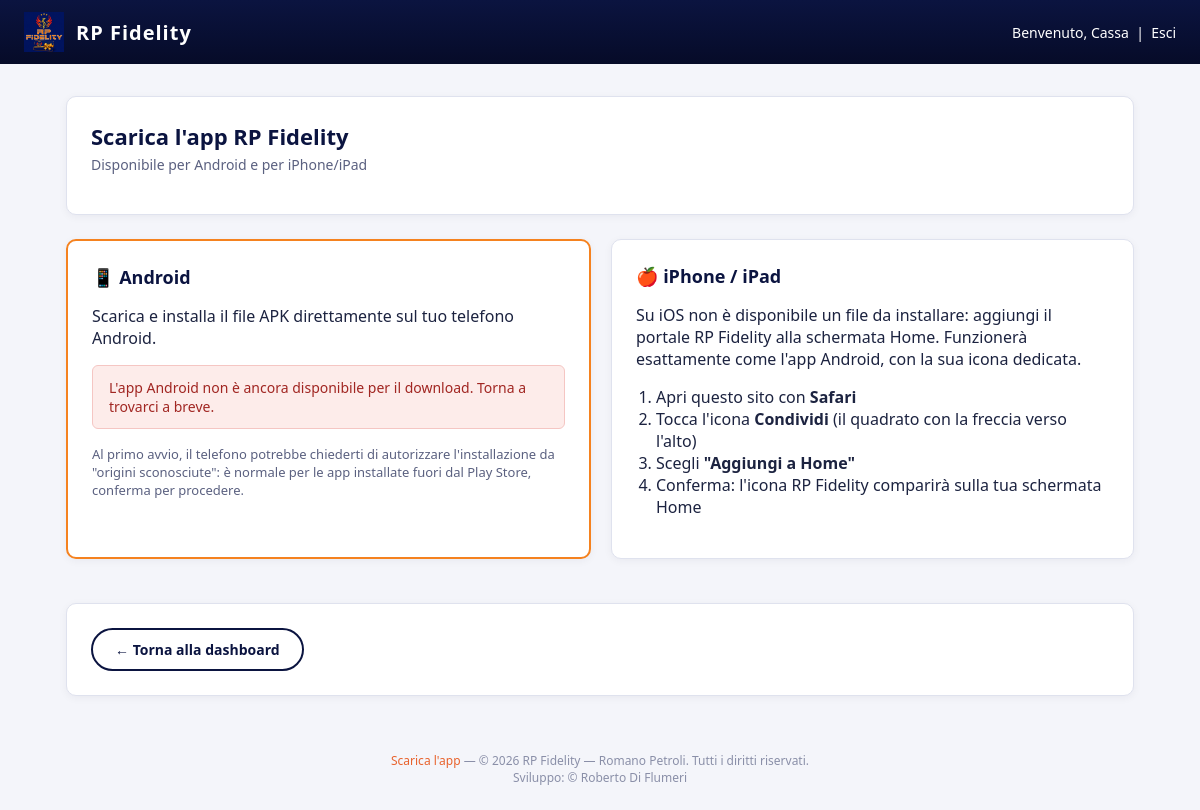
Page /scarica-app (signed in) on the earlier database version.
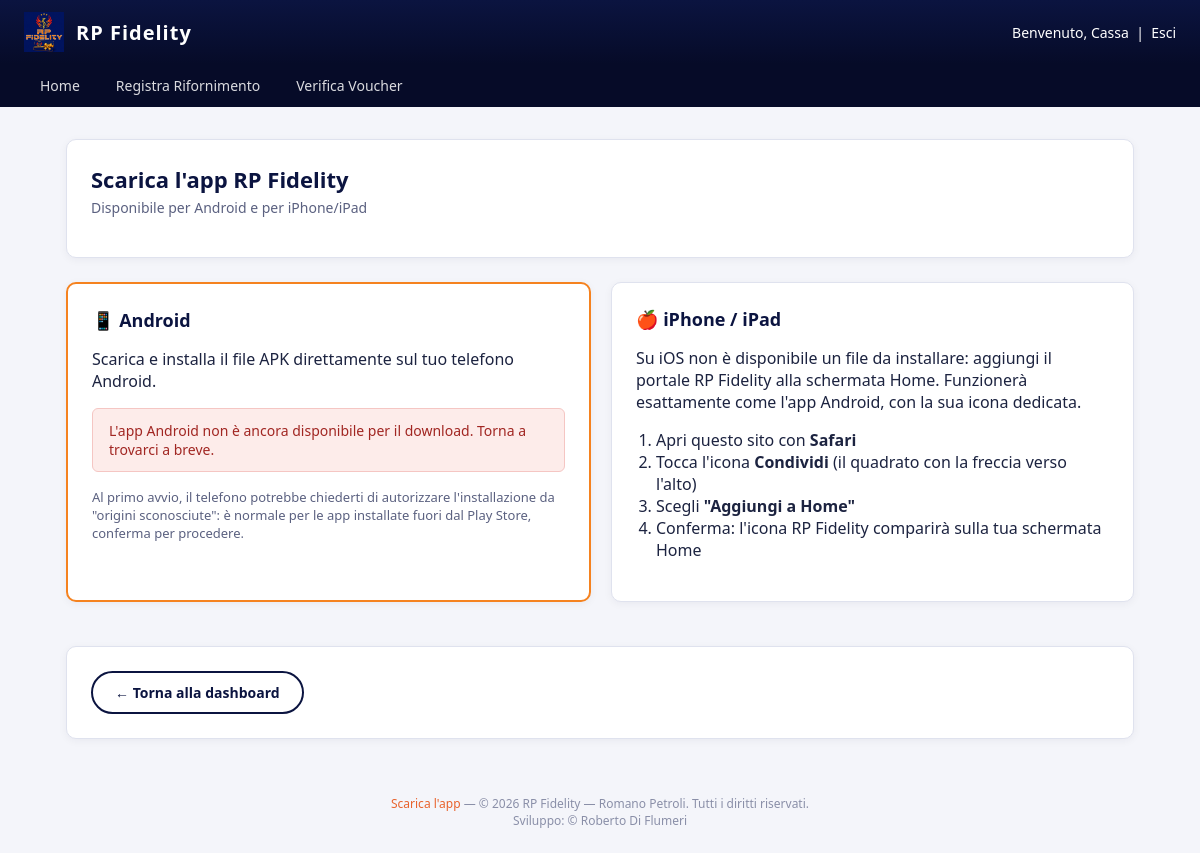
Same page on the later database version.
### src/Core/View.php (called while the page is built, shortened)
<?php
class View
{
    public static function layout(string $view, array $data = []): void
    {
        $content = ob_get_clean();
        require __DIR__ . '/../Views/layout.php';
    }
}

### src/Controllers/PublicController.php (called while the page is built, shortened)
<?php
class PublicController
{
    public function scaricaApp(): void
    {
        $apkPath = $_SERVER['DOCUMENT_ROOT'] . '/downloads/RPFidelity.apk';
        View::layout('scarica-app', [
            'pageTitle' => 'Scarica l\'app — RP Fidelity',
            'apkDisponibile' => is_file($apkPath),
        ]);
    }
}

### src/Core/Router.php (called while the page is built, shortened)
<?php
class Router
{
    private array $routes = [];
    public function get(string $path, callable $handler): void
    {
        $this->routes['GET'][$path] = $handler;
    }
    public function post(string $path, callable $handler): void
    {
        $this->routes['POST'][$path] = $handler;
    }
    public function dispatch(string $method, string $uri): void
    {
        $path = parse_url($uri, PHP_URL_PATH) ?: '/';
        $path = rtrim($path, '/');
        $handler = $this->routes[$method][$path] ?? null;
        $handler();
    }
}

### public/index.php (called while the page is built, shortened)
<?php
spl_autoload_register(function (string $class) {
    $prefix = 'App\\';
    $relative = substr($class, strlen($prefix));
    $file = __DIR__ . '/../src/' . str_replace('\\', '/', $relative) . '.php';
});
$router = new Router();
$router->get('/', function () {
    header('Location: ' . (Auth::check() ? '/dashboard' : '/login'));
});
$router->get('/login', [new AuthController(), 'showLogin']);
$router->post('/login', [new AuthController(), 'login']);
$router->get('/registrati', [new AuthController(), 'showRegister']);
$router->post('/registrati', [new AuthController(), 'register']);
$router->get('/logout', [new AuthController(), 'logout']);
$router->get('/scarica-app', [new PublicController(), 'scaricaApp']);
$router->get('/dashboard', [new DashboardController(), 'index']);
$router->get('/rifornimenti', [new DashboardController(), 'rifornimenti']);
$router->get('/la-mia-card', [new DashboardController(), 'card']);
$router->get('/voucher', [new VoucherController(), 'index']);
$router->get('/catalogo', [new VoucherController(), 'catalogo']);
$router->post('/voucher/riscatta', [new VoucherController(), 'riscatta']);
$router->get('/voucher/pdf', [new VoucherController(), 'pdf']);
$router->get('/contatti', [new ContattiController(), 'index']);
$router->post('/contatti', [new ContattiController(), 'invia']);
$router->get('/faq', [new FaqController(), 'index']);
$router->get('/impostazioni', [new SettingsController(), 'index']);
$router->post('/impostazioni', [new SettingsController(), 'aggiornaProfilo']);
$router->post('/impostazioni/password', [new SettingsController(), 'aggiornaPassword']);
$router->get('/admin/statistiche', [new AdminController(), 'statistiche']);
$router->get('/admin/clienti', [new AdminController(), 'clienti']);
$router->get('/admin/clienti/modifica', [new AdminController(), 'modificaClienteForm']);
$router->post('/admin/clienti/modifica', [new AdminController(), 'modificaCliente']);
$router->post('/admin/clienti/elimina', [new AdminController(), 'eliminaCliente']);
$router->get('/admin/messaggi', [new AdminController(), 'messaggi']);
$router->get('/admin/messaggi/thread', [new AdminController(), 'messaggioThread']);
$router->post('/admin/messaggi/rispondi', [new AdminController(), 'rispondiMessaggio']);
$router->get('/admin/dipendenti', [new AdminController(), 'dipendenti']);
$router->get('/admin/dipendenti/nuovo', [new AdminController(), 'nuovoDipendenteForm']);
$router->post('/admin/dipendenti/nuovo', [new AdminController(), 'nuovoDipendente']);
$router->get('/admin/dipendenti/modifica', [new AdminController(), 'modificaDipendenteForm']);
$router->post('/admin/dipendenti/modifica', [new AdminController(), 'modificaDipendente']);
$router->post('/admin/dipendenti/elimina', [new AdminController(), 'eliminaDipendente']);
$router->get('/admin/reports', [new AdminController(), 'reports']);
$router->get('/admin/verifica-voucher', [new AdminController(), 'verificaVoucher']);
$router->post('/admin/verifica-voucher/usa', [new AdminController(), 'usaVoucher']);
$router->get('/admin/rifornimenti/nuovo', [new AdminController(), 'nuovoRifornimento']);
$router->post('/admin/rifornimenti/nuovo/cliente', [new AdminController(), 'identificaCliente']);
$router->post('/admin/rifornimenti/nuovo/cambia-cliente', [new AdminController(), 'cambiaCliente']);
$router->post('/admin/rifornimenti/nuovo/voucher', [new AdminController(), 'aggiungiVoucher']);
$router->post('/admin/rifornimenti/nuovo/voucher/rimuovi', [new AdminController(), 'rimuoviVoucher']);
$router->post('/admin/rifornimenti/nuovo/conferma', [new AdminController(), 'confermaRifornimento']);
$router->dispatch($_SERVER['REQUEST_METHOD'], $_SERVER['REQUEST_URI']);

### src/Core/Auth.php (called while the page is built, shortened)
<?php
class Auth
{
    public static function userId(): ?int
    {
        return $_SESSION['user_id'] ?? null;
    }
    public static function user(): ?array
    {
        $id = self::userId();
        return $id ? User::find($id) : null;
    }
}

### src/Core/Database.php (called while the page is built, shortened)
<?php
class Database
{
    private static ?PDO $instance = null;
    public static function connection(): PDO
    {
        if (self::$instance === null) {
            $config = require __DIR__ . '/../../config/config.php';
            $db = $config['db'];
            $dsn = sprintf(
                'mysql:host=%s;port=%d;dbname=%s;charset=%s',
                $db['host'],
                $db['port'],
                $db['name'],
                $db['charset']
            );
            self::$instance = new PDO($dsn, $db['user'], $db['pass'], [
                PDO::ATTR_ERRMODE => PDO::ERRMODE_EXCEPTION,
                PDO::ATTR_DEFAULT_FETCH_MODE => PDO::FETCH_ASSOC,
            ]);
        }
        return self::$instance;
    }
}

### src/Models/User.php (called while the page is built, shortened)
<?php
class User
{
    public static function find(int $id): ?array
    {
        $stmt = Database::connection()->prepare('SELECT * FROM users WHERE id = ?');
        $stmt->execute([$id]);
        $user = $stmt->fetch();
        return $user ?: null;
    }
}

### src/Views/layout.php (the view, shortened to what the changed rows need)
<?php
$user = Auth::user();
$isDipendente = $user && $user['ruolo'] === 'dipendente';
$currentPath = parse_url($_SERVER['REQUEST_URI'] ?? '/', PHP_URL_PATH);
?>
<!DOCTYPE html>
<html lang="it">
<head>
    <link rel="stylesheet" href="/assets/css/style.css">
</head>
<body>
    <?php if ($isDipendente): ?>
    <nav class="rp-nav">
        <a href="/dashboard" class="<?= $currentPath === '/dashboard' ? 'active' : '' ?>">Home</a>
        <a href="/admin/rifornimenti/nuovo" class="<?= $currentPath === '/admin/rifornimenti/nuovo' ? 'active' : '' ?>">Registra Rifornimento</a>
        <a href="/admin/verifica-voucher" class="<?= $currentPath === '/admin/verifica-voucher' ? 'active' : '' ?>">Verifica Voucher</a>
    </nav>
    <?php endif; ?>
    <main class="rp-container">
        <?= $content ?>
    </main>
</body>
</html>

Differences in the rows shown:
changed users "Cassa": ruolo empty → "dipendente" (drawn)
Other differences:
text now shown: "Home Registra Rifornimento Verifica Voucher"
